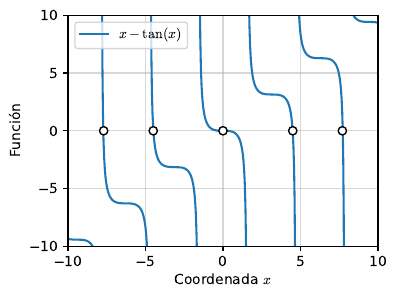

The Python source for this figure:
# -*- coding: utf-8 -*-
"""
Raíces para la función

    x - tan(x)

"""
from __future__ import division, print_function
import numpy as np
import matplotlib.pyplot as plt
from scipy.optimize import fsolve

plt.rcParams["mathtext.fontset"] = "cm"


def mult_roots(fun, a, b):
    """Roots of the function fun in the interval [a, b]"""
    roots = []
    for x0 in np.linspace(-10, 10, 100):
        roots.append(fsolve(fun, x0)[0])
    return list(set(np.round(roots, 1)))


fun = lambda x: x - np.tan(x)
x = np.linspace(-10, 10, 2000)
y = fun(x)
y[np.abs(y) > 20] = np.nan
x_roots = mult_roots(fun, -10, 10)

plt.figure(figsize=(4, 3))
plt.plot(x, y)
plt.plot(x_roots, np.zeros_like(x_roots), marker="o",
         mec="black", mfc="white", linewidth=0)
plt.grid(alpha=0.5)
plt.xlabel("Coordenada $x$")
plt.ylabel(u"Función")
plt.legend([r"$x - \tan(x)$"])
plt.yticks(np.linspace(-10, 10, 5))
plt.xlim(-10, 10)
plt.ylim(-10, 10)
plt.savefig("tan.pdf", bbox_inches="tight")
plt.show()